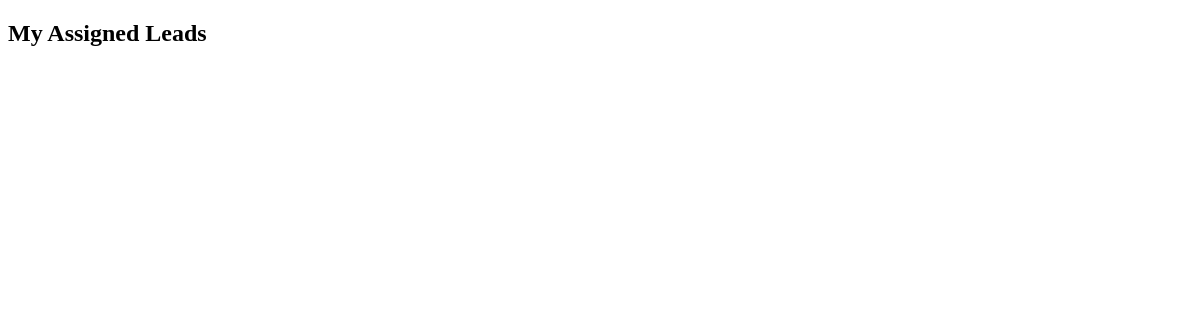
The page /caller on the database as committed earlier.
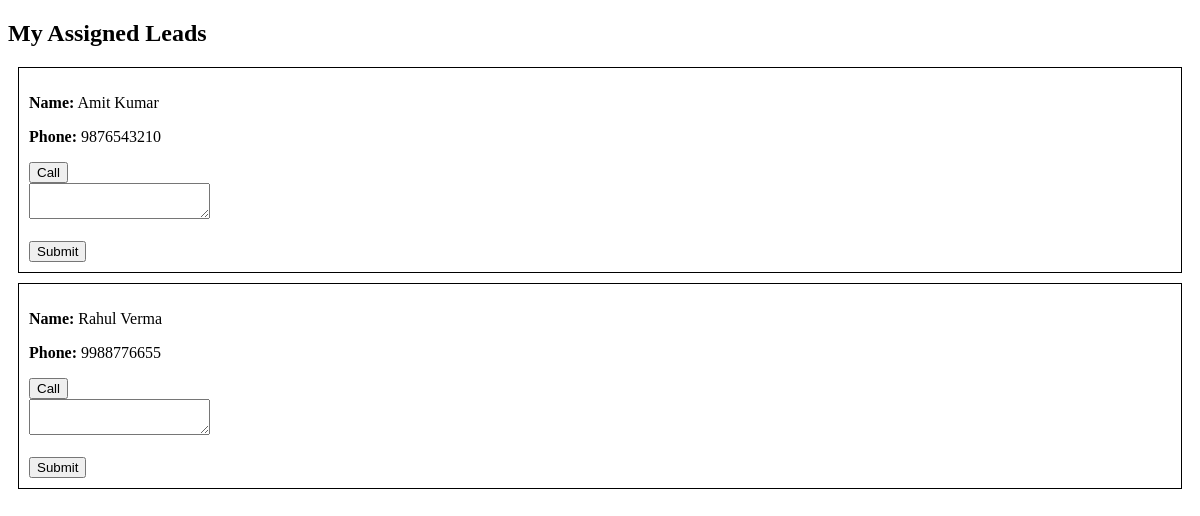
The same page on the database as committed later.
### tables this page shows
CREATE TABLE leads (
    id INTEGER PRIMARY KEY AUTOINCREMENT,
    name TEXT,
    phone TEXT,
    assigned_to TEXT,
    call_status TEXT,
    remarks TEXT
);

### app.py (the view)
@app.route("/caller")
def caller():
    db = get_db()
    leads = db.execute("""
        SELECT * FROM leads
        WHERE assigned_to='caller1'
        AND call_status='pending'
    """).fetchall()
    return render_template("caller.html", leads=leads)

### app.py (called while the page is built)
def get_db():
    return sqlite3.connect("database.db")

### templates/caller.html (shortened to what this page needs)
<!DOCTYPE html>
<html>
<head>
</head>
<body>
<h2>My Assigned Leads</h2>
{% for lead in leads %}
<div style="border:1px solid black; padding:10px; margin:10px;">
  <p><b>Name:</b> {{ lead[1] }}</p>
  <p><b>Phone:</b> {{ lead[2] }}</p>
  <a href="tel:{{ lead[2] }}">
    <button onclick="markCalled({{ lead[0] }})">Call</button>
  </a>
  <form action="/submit" method="post">
    <textarea name="remarks" required
      onfocus="checkCall({{ lead[0] }})"></textarea>
    <br><br>
    <button type="submit">Submit</button>
  </form>
</div>
{% endfor %}
</body>
</html>

Rows that differ between the two databases and show on the page:
added leads: name "Amit Kumar", phone "9876543210"
added leads: name "Rahul Verma", phone "9988776655"
